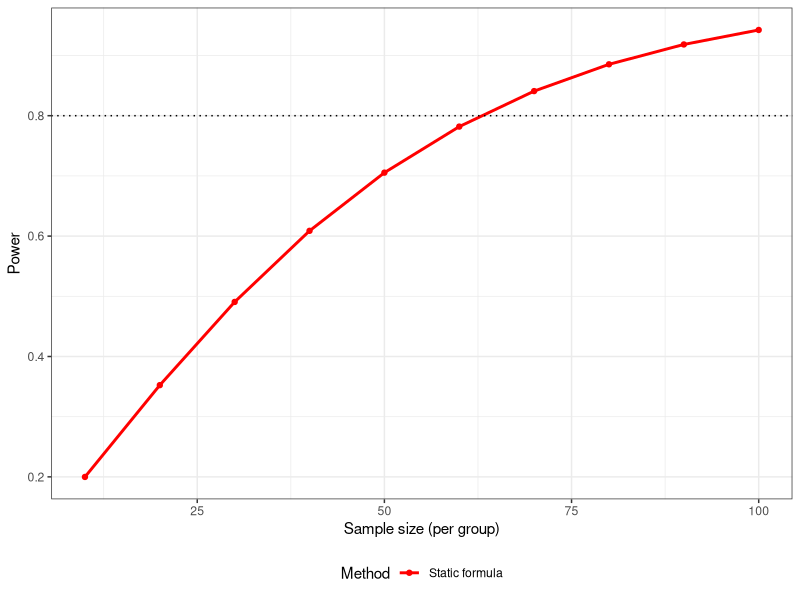

Source code (R): (Note: a time limit stopped this script after it produced the figure.)
## ---- chunk 1
knitr::opts_chunk$set(echo = TRUE)

library(tidyverse)

# not using it here, but WebPower has many power calculations built-in

## ---- chunk 2
mu1 <- 8
mu2 <- 7
sd1 <- 2
sd2 <- sd1

two_sample_function.f <- function(g1 = NULL, g2 = NULL, sigma1 = NULL, 
                                  sigma2 = NULL, n = NULL) {
  
  power <- pnorm(sqrt((n * (g1 - g2)^2) /(sigma1^2 + sigma2^2)) - 
                   qnorm(0.025, lower.tail = F))
  
  power.summary <- tibble(
    power = power,
    sample_size = n
  )
  
  return(power.summary)
  
}
  
# test for n = 20 in each group:
two_sample_function.f(g1 = mu1, g2 = mu2, sigma1 = sd1, sigma2 = sd2, n = 20)

# now test and save several sample sizes:
n.values <- seq(10, 100, by = 10)

# iterate function above over these sample sizes:
static.power <- map_dfr(n.values, 
                        ~two_sample_function.f(g1 = mu1, g2 = mu2, sigma1 = sd1, 
                                               sigma2 = sd2, n = .x)
        )
  
static.power$type <- "Static formula"

# now plot as sample size increases:
ggplot(static.power, aes(x = sample_size, y = power, color = type)) +
  geom_point() +
  geom_line(linewidth = 1) +
  geom_hline(yintercept = 0.8, color = "black", linetype = "dotted") +
  scale_color_manual(values = "red", name = "Method") +
  labs(x = "Sample size (per group)", y = "Power") +
  theme_bw() +
  theme(legend.position = "bottom")


## ---- chunk 3
# it can be useful to first wrap this into a function:
simulation1.f <- function(g1 = NULL, g2 = NULL, sigma1 = NULL, sigma2 = NULL, n = NULL) {
  
  # step 1
  sample1 <- rnorm(n = n, mean = g1, sd = sigma1)
  sample2 <- rnorm(n = n, mean = g2, sd = sigma2)
  # note: since sigma1 = sigma2, you can also easily do this with a 
    # binary variable (B):
  # sample <- rnorm(n = n*2, mean = 7 + B*1, sd = sigma1 )
  # step 2
  result <- t.test(sample1, sample2,
                   alternative = "two.sided",
                   var.equal = FALSE)
  
  # clean up result
  result <- broom::tidy(result)
  
  # trim our results a bit
  result.summary <- result %>% 
    dplyr::select(estimate:estimate2, statistic, p.value) %>%
    mutate(sample_size = n)
  
  return(result.summary)
    
}

# test once:
simulation1.f(g1 = mu1, g2 = mu2, sigma1 = sd1, sigma2 = sd2, n = 20)

# now run this 100 times to and save:
full_sim1 <- map_df(1:100, 
                    ~simulation1.f(g1 = mu1, g2 = mu2, sigma1 = sd1, 
                                   sigma2 = sd2, n = 20)
                    )

# this is our power:
full_sim1$reject <- abs(full_sim1$statistic) > 1.96
mean(full_sim1$reject)

## ---- chunk 4
set.seed(04122024)

n.values_sim1 <- tibble(n.values = rep(n.values, 1e3),
                        repeats = rep(1e3, length(n.values))
                        )

# this will take a second to run:
full_sim1 <- map2_df(.x = n.values_sim1$repeats, .y = n.values_sim1$n.values,
                     .f = ~simulation1.f(g1 = mu1, g2 = mu2, sigma1 = sd1,
                                        sigma2 = sd2, n = .y)
                    )

full_sim1$reject <- abs(full_sim1$statistic) > 1.96

full_sim1_summary <- full_sim1 %>%
  group_by(sample_size) %>%
  summarise(power = mean(reject)) %>%
  mutate(type = "Simulation")

ggplot() +
  geom_point(data = static.power, aes(x = sample_size, y = power, color = type)) +
  geom_line(data = static.power, aes(x = sample_size, y = power, color = type),
            linewidth = 1) +
  geom_point(data = full_sim1_summary, aes(x = sample_size, y = power, color = type)) +
  geom_line(data = full_sim1_summary, aes(x = sample_size, y = power, color = type),
            linewidth = 1) +
  geom_hline(yintercept = 0.8, color = "black", linetype = "dotted") +
  scale_color_manual(values = c("red","blue"), name = "Method") +
  labs(x = "Sample size (per group)", y = "Power") +
  theme_bw() +
  theme(legend.position = "bottom")

## ---- chunk 5
set.seed(04122024)

simulation2.f <- function(b1 = 0.5, b2 = 0.5, b3 = 0.5, sigma = 1, n = 20) {
  # making the effect sizes a bit smaller to be interesting
  # create x1, x2, and y; defaulting x1 and x2 to have 
    # 50% probability of equaling 1 
  x1 <- sample(c(0, 1), n, replace = TRUE)
  
  x2 <- sample(c(0, 1), n, replace = TRUE)
  
  y <- rnorm(n = n, mean = 0.5 + b1*x1 + b2*x2 + b3*x1*x2, sd = sigma)
  
  our_sample <- tibble(
    y = y,
    x1 = x1,
    x2 = x2
  )
  
  return(our_sample)
}

# test to see what this does:
simulation2.f(b1 = 0.5, b2 = 0.5, b3 = 0.5, sigma = 0.5, n = 20)

# we'll now move on to step 2:
model2.f <- function(samp.size = NULL) {
  
  our_sample <- simulation2.f(n = samp.size)
  
  # use a linear model:
  our_model <- lm(y ~ x1 + x2 + x1*x2, data = our_sample)
  
  our_model_summary <- broom::tidy(our_model)
  
  our_model_summary$sample_size <- samp.size

  return(our_model_summary)  
  
}

# test this too (note that i gave simulations2.f() default arguments)
model2.f(samp.size = 200)

# now let's scale this up with several sample sizes:
n.values <- c(50, 100, 200, 500, 1000, 2000)

n.values_sim2 <- tibble(
  n.values = rep(n.values, 1e3),
  repeats = rep(1e3, length(n.values))
  )

sim2_results <- map2_df(.x = n.values_sim2$repeats, .y = n.values_sim2$n.values,
                        ~model2.f(samp.size = .y))

sim2_results$reject <- abs(sim2_results$statistic) > 1.96

# quick check:
# View(
#   sim2_results %>%
#     group_by(term, sample_size) %>%
#     summarise(mean = mean(estimate)) 
# )
## ---- chunk 6
sim2_power <- sim2_results %>% 
  group_by(term, sample_size) %>%
  summarise(power = mean(reject))

ggplot(sim2_power, aes(x = sample_size, y = power, color = term)) +
  geom_point() +
  geom_line(linewidth = 1) +
  scale_colour_brewer(palette = "Set1", name = "") +
  labs(x = "Sample size", y = "Power") +
  geom_hline(yintercept = 0.8, color = "black", linetype = "dotted") +
  # remember to show unlogged version too:
  scale_x_log10() +
  theme_bw() +
  theme(legend.position = "bottom")

## ---- chunk 7
# get confidence intervals using quantiles:
estimate_bounds <- sim2_results %>% 
  group_by(term, sample_size) %>%
  summarise(
    UCL = quantile(estimate, 0.975),
    LCL = quantile(estimate, 0.025),
    mean = mean(estimate)
    )

ggplot(estimate_bounds, aes(x = sample_size, y = mean, ymin = UCL, ymax = LCL, 
                            color = term, fill = term)) +
  geom_point() +
  geom_line(linewidth = 1) + 
  geom_ribbon(alpha = 0.4) + 
  scale_colour_brewer(palette = "Set1", name = "") +
  scale_fill_brewer(palette = "Set1", name = "") +
  facet_grid(~term) + 
  scale_x_log10() +
  labs(x = "Sample size", y = "Estimate and 95% CI") +
  theme_bw() +
  theme(legend.position = "bottom")
